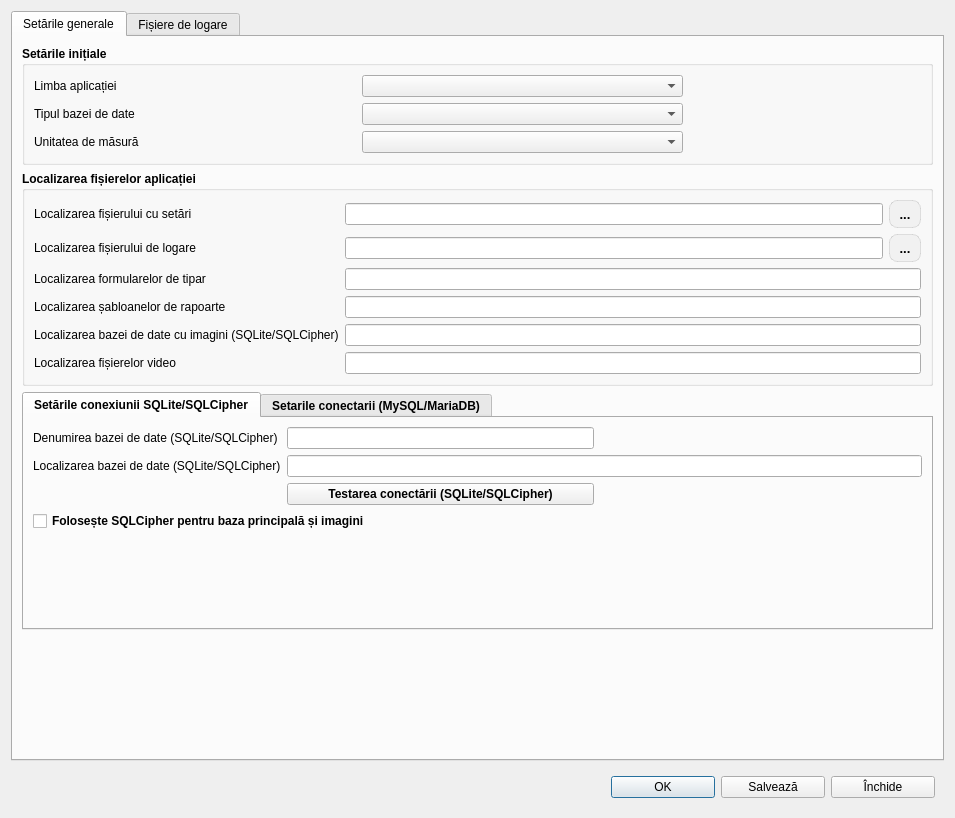
<?xml version="1.0" encoding="UTF-8"?>
<ui version="4.0">
 <class>AppSettings</class>
 <widget class="QDialog" name="AppSettings">
  <property name="geometry">
   <rect>
    <x>0</x>
    <y>0</y>
    <width>955</width>
    <height>818</height>
   </rect>
  </property>
  <property name="sizePolicy">
   <sizepolicy hsizetype="Expanding" vsizetype="Preferred">
    <horstretch>0</horstretch>
    <verstretch>0</verstretch>
   </sizepolicy>
  </property>
  <property name="font">
   <font>
    <family>Segoe UI</family>
   </font>
  </property>
  <property name="windowTitle">
   <string>Dialog</string>
  </property>
  <property name="windowIcon">
   <iconset resource="../../resources/resource.qrc">
    <normaloff>:/img/catalogs/settings.png</normaloff>:/img/catalogs/settings.png</iconset>
  </property>
  <layout class="QGridLayout" name="gridLayout_4">
   <item row="1" column="0">
    <widget class="QWidget" name="widget" native="true">
     <property name="sizePolicy">
      <sizepolicy hsizetype="Expanding" vsizetype="Preferred">
       <horstretch>0</horstretch>
       <verstretch>0</verstretch>
      </sizepolicy>
     </property>
     <layout class="QHBoxLayout" name="horizontalLayout">
      <item>
       <spacer name="horizontalSpacer_3">
        <property name="orientation">
         <enum>Qt::Orientation::Horizontal</enum>
        </property>
        <property name="sizeHint" stdset="0">
         <size>
          <width>40</width>
          <height>20</height>
         </size>
        </property>
       </spacer>
      </item>
      <item>
       <widget class="QPushButton" name="btnOK">
        <property name="minimumSize">
         <size>
          <width>104</width>
          <height>0</height>
         </size>
        </property>
        <property name="text">
         <string>OK</string>
        </property>
        <property name="icon">
         <iconset resource="../../resources/resource.qrc">
          <normaloff>:/img/btns/valide.png</normaloff>:/img/btns/valide.png</iconset>
        </property>
       </widget>
      </item>
      <item>
       <widget class="QPushButton" name="btnWrite">
        <property name="minimumSize">
         <size>
          <width>104</width>
          <height>0</height>
         </size>
        </property>
        <property name="text">
         <string>Salvează</string>
        </property>
        <property name="icon">
         <iconset resource="../../resources/resource.qrc">
          <normaloff>:/img/btns/save.png</normaloff>:/img/btns/save.png</iconset>
        </property>
       </widget>
      </item>
      <item>
       <widget class="QPushButton" name="btnCancel">
        <property name="minimumSize">
         <size>
          <width>104</width>
          <height>0</height>
         </size>
        </property>
        <property name="text">
         <string>Închide</string>
        </property>
        <property name="icon">
         <iconset resource="../../resources/resource.qrc">
          <normaloff>:/img/btns/close.png</normaloff>:/img/btns/close.png</iconset>
        </property>
       </widget>
      </item>
     </layout>
    </widget>
   </item>
   <item row="0" column="0">
    <widget class="QTabWidget" name="tabView">
     <property name="currentIndex">
      <number>0</number>
     </property>
     <widget class="QWidget" name="tabSettings">
      <attribute name="title">
       <string>Setările generale</string>
      </attribute>
      <layout class="QGridLayout" name="gridLayout_7">
       <item row="3" column="0">
        <spacer name="verticalSpacer">
         <property name="orientation">
          <enum>Qt::Orientation::Vertical</enum>
         </property>
         <property name="sizeHint" stdset="0">
          <size>
           <width>20</width>
           <height>40</height>
          </size>
         </property>
        </spacer>
       </item>
       <item row="0" column="0">
        <widget class="QGroupBox" name="groupBox">
         <property name="sizePolicy">
          <sizepolicy hsizetype="Expanding" vsizetype="Preferred">
           <horstretch>0</horstretch>
           <verstretch>0</verstretch>
          </sizepolicy>
         </property>
         <property name="font">
          <font>
           <family>Segoe UI</family>
           <bold>true</bold>
          </font>
         </property>
         <property name="title">
          <string>Setările inițiale</string>
         </property>
         <layout class="QGridLayout" name="gridLayout_2">
          <item row="1" column="1">
           <widget class="QComboBox" name="comboBoxTypeSQL">
            <property name="font">
             <font>
              <family>Segoe UI</family>
              <bold>false</bold>
             </font>
            </property>
           </widget>
          </item>
          <item row="1" column="0">
           <widget class="QLabel" name="label_2">
            <property name="font">
             <font>
              <family>Segoe UI</family>
              <bold>false</bold>
             </font>
            </property>
            <property name="text">
             <string>Tipul bazei de date</string>
            </property>
           </widget>
          </item>
          <item row="3" column="0">
           <widget class="QLabel" name="label_3">
            <property name="font">
             <font>
              <family>Segoe UI</family>
              <bold>false</bold>
             </font>
            </property>
            <property name="text">
             <string>Unitatea de măsură</string>
            </property>
           </widget>
          </item>
          <item row="1" column="2">
           <spacer name="horizontalSpacer">
            <property name="orientation">
             <enum>Qt::Orientation::Horizontal</enum>
            </property>
            <property name="sizeType">
             <enum>QSizePolicy::Policy::Minimum</enum>
            </property>
            <property name="sizeHint" stdset="0">
             <size>
              <width>238</width>
              <height>20</height>
             </size>
            </property>
           </spacer>
          </item>
          <item row="0" column="1">
           <widget class="QComboBox" name="comboBoxLangApp">
            <property name="font">
             <font>
              <family>Segoe UI</family>
              <bold>false</bold>
             </font>
            </property>
           </widget>
          </item>
          <item row="3" column="1">
           <widget class="QComboBox" name="comboBoxUnitMeasure">
            <property name="font">
             <font>
              <family>Segoe UI</family>
              <bold>false</bold>
             </font>
            </property>
           </widget>
          </item>
          <item row="0" column="0">
           <widget class="QLabel" name="label">
            <property name="font">
             <font>
              <family>Segoe UI</family>
              <bold>false</bold>
             </font>
            </property>
            <property name="text">
             <string>Limba aplicației</string>
            </property>
           </widget>
          </item>
         </layout>
        </widget>
       </item>
       <item row="1" column="0">
        <widget class="QGroupBox" name="Localizarea">
         <property name="sizePolicy">
          <sizepolicy hsizetype="Expanding" vsizetype="Preferred">
           <horstretch>0</horstretch>
           <verstretch>0</verstretch>
          </sizepolicy>
         </property>
         <property name="font">
          <font>
           <family>Segoe UI</family>
           <bold>true</bold>
          </font>
         </property>
         <property name="title">
          <string>Localizarea fișierelor aplicației</string>
         </property>
         <layout class="QGridLayout" name="gridLayout_5">
          <item row="3" column="2" colspan="2">
           <widget class="QLineEdit" name="txtPathReports">
            <property name="font">
             <font>
              <family>Segoe UI</family>
              <bold>false</bold>
             </font>
            </property>
            <property name="text">
             <string/>
            </property>
           </widget>
          </item>
          <item row="4" column="2" colspan="2">
           <widget class="QLineEdit" name="txtPathImage">
            <property name="font">
             <font>
              <family>Segoe UI</family>
              <bold>false</bold>
             </font>
            </property>
            <property name="clearButtonEnabled">
             <bool>true</bool>
            </property>
           </widget>
          </item>
          <item row="0" column="0">
           <widget class="QLabel" name="label_4">
            <property name="font">
             <font>
              <family>Segoe UI</family>
              <bold>false</bold>
             </font>
            </property>
            <property name="text">
             <string>Localizarea fișierului cu setări</string>
            </property>
           </widget>
          </item>
          <item row="2" column="2" colspan="2">
           <widget class="QLineEdit" name="txtPathTemplatesPrint">
            <property name="font">
             <font>
              <family>Segoe UI</family>
              <bold>false</bold>
             </font>
            </property>
           </widget>
          </item>
          <item row="2" column="0">
           <widget class="QLabel" name="label_14">
            <property name="font">
             <font>
              <family>Segoe UI</family>
              <bold>false</bold>
             </font>
            </property>
            <property name="text">
             <string>Localizarea formularelor de tipar</string>
            </property>
           </widget>
          </item>
          <item row="1" column="3">
           <widget class="QToolButton" name="btnOpenLog">
            <property name="styleSheet">
             <string notr="true">QToolButton
{
    border: 1px solid rgba(0, 0, 0, 0.1);
    border-radius: 8px;
    background-color: #f1f1f1;
    color: #000000;
    font-size: 13px;
    padding: 4px 4px;
}
QToolButton:hover
{
    background-color: #e0e0e0;
}
QToolButton:pressed
{
    background-color: #d0d0d0;
}</string>
            </property>
            <property name="text">
             <string>...</string>
            </property>
            <property name="icon">
             <iconset resource="../../resources/resource.qrc">
              <normaloff>:/img/catalogs/open_catalog.png</normaloff>:/img/catalogs/open_catalog.png</iconset>
            </property>
           </widget>
          </item>
          <item row="0" column="3">
           <widget class="QToolButton" name="btnOpenSettings">
            <property name="styleSheet">
             <string notr="true">QToolButton
{
    border: 1px solid rgba(0, 0, 0, 0.1);
    border-radius: 8px;
    background-color: #f1f1f1;
    color: #000000;
    font-size: 13px;
    padding: 4px 4px;
}
QToolButton:hover
{
    background-color: #e0e0e0;
}
QToolButton:pressed
{
    background-color: #d0d0d0;
}</string>
            </property>
            <property name="text">
             <string>...</string>
            </property>
            <property name="icon">
             <iconset resource="../../resources/resource.qrc">
              <normaloff>:/img/catalogs/open_catalog.png</normaloff>:/img/catalogs/open_catalog.png</iconset>
            </property>
           </widget>
          </item>
          <item row="1" column="0">
           <widget class="QLabel" name="label_6">
            <property name="font">
             <font>
              <family>Segoe UI</family>
              <bold>false</bold>
             </font>
            </property>
            <property name="text">
             <string>Localizarea fișierului de logare</string>
            </property>
           </widget>
          </item>
          <item row="3" column="0">
           <widget class="QLabel" name="label_15">
            <property name="font">
             <font>
              <family>Segoe UI</family>
              <bold>false</bold>
             </font>
            </property>
            <property name="text">
             <string>Localizarea șabloanelor de rapoarte</string>
            </property>
           </widget>
          </item>
          <item row="0" column="2">
           <widget class="QLineEdit" name="txtPathAppSettings">
            <property name="font">
             <font>
              <family>Segoe UI</family>
              <bold>false</bold>
             </font>
            </property>
            <property name="clearButtonEnabled">
             <bool>false</bool>
            </property>
           </widget>
          </item>
          <item row="4" column="0">
           <widget class="QLabel" name="label_5">
            <property name="font">
             <font>
              <family>Segoe UI</family>
              <bold>false</bold>
             </font>
            </property>
            <property name="text">
             <string>Localizarea bazei de date cu imagini (SQLite/SQLCipher)</string>
            </property>
           </widget>
          </item>
          <item row="1" column="2">
           <widget class="QLineEdit" name="txtPathLog">
            <property name="font">
             <font>
              <family>Segoe UI</family>
              <bold>false</bold>
             </font>
            </property>
            <property name="clearButtonEnabled">
             <bool>true</bool>
            </property>
           </widget>
          </item>
          <item row="5" column="2" colspan="2">
           <widget class="QLineEdit" name="txtPathVideo">
            <property name="font">
             <font>
              <family>Segoe UI</family>
              <bold>false</bold>
             </font>
            </property>
           </widget>
          </item>
          <item row="5" column="0">
           <widget class="QLabel" name="label_19">
            <property name="font">
             <font>
              <family>Segoe UI</family>
              <bold>false</bold>
             </font>
            </property>
            <property name="text">
             <string>Localizarea fișierelor video</string>
            </property>
           </widget>
          </item>
         </layout>
        </widget>
       </item>
       <item row="2" column="0">
        <widget class="QTabWidget" name="tabConnections">
         <property name="font">
          <font>
           <family>Segoe UI</family>
           <bold>true</bold>
          </font>
         </property>
         <property name="tabShape">
          <enum>QTabWidget::TabShape::Rounded</enum>
         </property>
         <property name="currentIndex">
          <number>0</number>
         </property>
         <property name="elideMode">
          <enum>Qt::TextElideMode::ElideNone</enum>
         </property>
         <widget class="QWidget" name="tabSqlite">
          <attribute name="title">
           <string>Setările conexiunii SQLite/SQLCipher</string>
          </attribute>
          <layout class="QGridLayout" name="gridLayout_3">
           <item row="3" column="0" colspan="3">
            <widget class="QCheckBox" name="sqliteEncrypted">
             <property name="text"><string>Folosește SQLCipher pentru baza principală și imagini</string></property>
             <property name="toolTip"><string>Cheia este solicitată la salvare sau pornire. Bazele SQLite existente nu sunt convertite automat.</string></property>
            </widget>
           </item>
           <item row="0" column="1">
            <widget class="QLineEdit" name="nameBaseSqlite">
             <property name="font">
              <font>
               <family>Segoe UI</family>
               <bold>false</bold>
              </font>
             </property>
             <property name="clearButtonEnabled">
              <bool>true</bool>
             </property>
            </widget>
           </item>
           <item row="1" column="1" colspan="2">
            <widget class="QLineEdit" name="txtPathBaseSQLITE">
             <property name="font">
              <font>
               <family>Segoe UI</family>
               <bold>false</bold>
              </font>
             </property>
             <property name="clearButtonEnabled">
              <bool>false</bool>
             </property>
            </widget>
           </item>
           <item row="4" column="1">
            <spacer name="verticalSpacer_2">
             <property name="orientation">
              <enum>Qt::Orientation::Vertical</enum>
             </property>
             <property name="sizeHint" stdset="0">
              <size>
               <width>20</width>
               <height>40</height>
              </size>
             </property>
            </spacer>
           </item>
           <item row="1" column="0">
            <widget class="QLabel" name="label_10">
             <property name="font">
              <font>
               <family>Segoe UI</family>
               <bold>false</bold>
              </font>
             </property>
             <property name="text">
              <string>Localizarea bazei de date (SQLite/SQLCipher)</string>
             </property>
            </widget>
           </item>
           <item row="2" column="2">
            <spacer name="horizontalSpacer_2">
             <property name="orientation">
              <enum>Qt::Orientation::Horizontal</enum>
             </property>
             <property name="sizeHint" stdset="0">
              <size>
               <width>322</width>
               <height>20</height>
              </size>
             </property>
            </spacer>
           </item>
           <item row="0" column="0">
            <widget class="QLabel" name="label_16">
             <property name="font">
              <font>
               <family>Segoe UI</family>
               <bold>false</bold>
              </font>
             </property>
             <property name="text">
              <string>Denumirea bazei de date (SQLite/SQLCipher)</string>
             </property>
            </widget>
           </item>
           <item row="2" column="1">
            <widget class="QPushButton" name="btnCreateNewBaseSqlite">
             <property name="text">
              <string>Testarea conectării (SQLite/SQLCipher)</string>
             </property>
            </widget>
           </item>
           <item row="0" column="2">
            <spacer name="horizontalSpacer_5">
             <property name="orientation">
              <enum>Qt::Orientation::Horizontal</enum>
             </property>
             <property name="sizeHint" stdset="0">
              <size>
               <width>40</width>
               <height>20</height>
              </size>
             </property>
            </spacer>
           </item>
          </layout>
         </widget>
         <widget class="QWidget" name="tabMySQL">
          <attribute name="title">
           <string>Setarile conectarii (MySQL/MariaDB)</string>
          </attribute>
          <layout class="QGridLayout" name="gridLayout">
           <item row="0" column="0">
            <widget class="QLabel" name="label_9">
             <property name="font">
              <font>
               <family>Segoe UI</family>
               <bold>false</bold>
              </font>
             </property>
             <property name="text">
              <string>Nume hostului</string>
             </property>
            </widget>
           </item>
           <item row="0" column="1">
            <widget class="QLineEdit" name="mySQLhost">
             <property name="enabled">
              <bool>true</bool>
             </property>
             <property name="font">
              <font>
               <family>Segoe UI</family>
               <bold>false</bold>
              </font>
             </property>
             <property name="clearButtonEnabled">
              <bool>true</bool>
             </property>
            </widget>
           </item>
           <item row="1" column="0">
            <widget class="QLabel" name="label_11">
             <property name="font">
              <font>
               <family>Segoe UI</family>
               <bold>false</bold>
              </font>
             </property>
             <property name="text">
              <string>Denumirea bazei de date</string>
             </property>
            </widget>
           </item>
           <item row="1" column="1">
            <widget class="QLineEdit" name="mySQLnameBase">
             <property name="font">
              <font>
               <family>Segoe UI</family>
               <bold>false</bold>
              </font>
             </property>
             <property name="clearButtonEnabled">
              <bool>true</bool>
             </property>
            </widget>
           </item>
           <item row="2" column="0">
            <widget class="QLabel" name="label_12">
             <property name="font">
              <font>
               <family>Segoe UI</family>
               <bold>false</bold>
              </font>
             </property>
             <property name="text">
              <string>Port pentru conectare la baza de date</string>
             </property>
            </widget>
           </item>
           <item row="2" column="1">
            <widget class="QLineEdit" name="mySQLport">
             <property name="font">
              <font>
               <family>Segoe UI</family>
               <bold>false</bold>
              </font>
             </property>
             <property name="clearButtonEnabled">
              <bool>true</bool>
             </property>
            </widget>
           </item>
           <item row="3" column="0">
            <widget class="QLabel" name="label_13">
             <property name="font">
              <font>
               <family>Segoe UI</family>
               <bold>false</bold>
              </font>
             </property>
             <property name="text">
              <string>Opțiunile suplimentare de conectare</string>
             </property>
            </widget>
           </item>
           <item row="3" column="1">
            <widget class="QLineEdit" name="mySQLoptionConnect">
             <property name="font">
              <font>
               <family>Segoe UI</family>
               <bold>false</bold>
              </font>
             </property>
             <property name="clearButtonEnabled">
              <bool>true</bool>
             </property>
            </widget>
           </item>
           <item row="4" column="0">
            <widget class="QLabel" name="label_7">
             <property name="font">
              <font>
               <family>Segoe UI</family>
               <bold>false</bold>
              </font>
             </property>
             <property name="text">
              <string>Utilizatorul (root)</string>
             </property>
            </widget>
           </item>
           <item row="4" column="1">
            <widget class="QLineEdit" name="mySQLuser">
             <property name="font">
              <font>
               <family>Segoe UI</family>
               <bold>false</bold>
              </font>
             </property>
             <property name="clearButtonEnabled">
              <bool>true</bool>
             </property>
            </widget>
           </item>
           <item row="5" column="0">
            <widget class="QLabel" name="label_8">
             <property name="font">
              <font>
               <family>Segoe UI</family>
               <bold>false</bold>
              </font>
             </property>
             <property name="text">
              <string>Parola</string>
             </property>
            </widget>
           </item>
           <item row="5" column="1">
            <widget class="QLineEdit" name="mySQLpasswdUser">
             <property name="font">
              <font>
               <family>Segoe UI</family>
               <bold>false</bold>
              </font>
             </property>
             <property name="echoMode">
              <enum>QLineEdit::EchoMode::Password</enum>
             </property>
             <property name="clearButtonEnabled">
              <bool>true</bool>
             </property>
            </widget>
           </item>
           <item row="6" column="1">
            <widget class="QPushButton" name="btnTestConnectionMySQL">
             <property name="text">
              <string>Testarea conectării (MySQL/MariaDB)</string>
             </property>
            </widget>
           </item>
           <item row="6" column="2">
            <spacer name="horizontalSpacer_4">
             <property name="orientation">
              <enum>Qt::Orientation::Horizontal</enum>
             </property>
             <property name="sizeHint" stdset="0">
              <size>
               <width>40</width>
               <height>20</height>
              </size>
             </property>
            </spacer>
           </item>
          </layout>
         </widget>
        </widget>
       </item>
      </layout>
     </widget>
     <widget class="QWidget" name="tabLogs">
      <attribute name="title">
       <string>Fișiere de logare</string>
      </attribute>
      <layout class="QGridLayout" name="gridLayout_6">
       <item row="1" column="1">
        <widget class="QLabel" name="label_17">
         <property name="font">
          <font>
           <family>Cantarell</family>
           <bold>true</bold>
          </font>
         </property>
         <property name="styleSheet">
          <string notr="true">color: rgb(193, 125, 17);</string>
         </property>
         <property name="text">
          <string>... de păstrat ultimele</string>
         </property>
        </widget>
       </item>
       <item row="1" column="2">
        <widget class="QSpinBox" name="numberLogFile"/>
       </item>
       <item row="1" column="3">
        <widget class="QLabel" name="label_18">
         <property name="font">
          <font>
           <family>Cantarell</family>
           <bold>true</bold>
          </font>
         </property>
         <property name="styleSheet">
          <string notr="true">color: rgb(193, 125, 17);</string>
         </property>
         <property name="text">
          <string>fișiere de logare</string>
         </property>
        </widget>
       </item>
       <item row="2" column="5">
        <spacer name="horizontalSpacer_7">
         <property name="orientation">
          <enum>Qt::Orientation::Horizontal</enum>
         </property>
         <property name="sizeHint" stdset="0">
          <size>
           <width>40</width>
           <height>20</height>
          </size>
         </property>
        </spacer>
       </item>
       <item row="2" column="6">
        <widget class="LogLevelButton" name="btnLogLevel">
         <property name="text">
          <string>Filtrează după nivel de logare</string>
         </property>
        </widget>
       </item>
       <item row="1" column="4" colspan="3">
        <spacer name="horizontalSpacer_6">
         <property name="orientation">
          <enum>Qt::Orientation::Horizontal</enum>
         </property>
         <property name="sizeHint" stdset="0">
          <size>
           <width>40</width>
           <height>20</height>
          </size>
         </property>
        </spacer>
       </item>
       <item row="3" column="0" colspan="7">
        <widget class="QSplitter" name="splitter">
         <property name="sizePolicy">
          <sizepolicy hsizetype="Expanding" vsizetype="Expanding">
           <horstretch>0</horstretch>
           <verstretch>0</verstretch>
          </sizepolicy>
         </property>
         <property name="orientation">
          <enum>Qt::Orientation::Vertical</enum>
         </property>
         <widget class="QTableView" name="tableViewLogs">
          <property name="enabled">
           <bool>true</bool>
          </property>
          <property name="sizePolicy">
           <sizepolicy hsizetype="Expanding" vsizetype="Expanding">
            <horstretch>0</horstretch>
            <verstretch>0</verstretch>
           </sizepolicy>
          </property>
          <property name="minimumSize">
           <size>
            <width>0</width>
            <height>0</height>
           </size>
          </property>
         </widget>
         <widget class="QTextBrowser" name="textLog">
          <property name="minimumSize">
           <size>
            <width>0</width>
            <height>0</height>
           </size>
          </property>
          <property name="maximumSize">
           <size>
            <width>16777215</width>
            <height>16777215</height>
           </size>
          </property>
          <property name="sizeIncrement">
           <size>
            <width>0</width>
            <height>0</height>
           </size>
          </property>
         </widget>
        </widget>
       </item>
      </layout>
     </widget>
    </widget>
   </item>
  </layout>
 </widget>
 <customwidgets>
  <customwidget>
   <class>LogLevelButton</class>
   <extends>QToolButton</extends>
   <header>ui/widgets/loglevelbutton.h</header>
  </customwidget>
 </customwidgets>
 <tabstops>
  <tabstop>comboBoxLangApp</tabstop>
  <tabstop>comboBoxTypeSQL</tabstop>
  <tabstop>comboBoxUnitMeasure</tabstop>
  <tabstop>txtPathAppSettings</tabstop>
  <tabstop>txtPathLog</tabstop>
  <tabstop>txtPathImage</tabstop>
  <tabstop>nameBaseSqlite</tabstop>
  <tabstop>txtPathBaseSQLITE</tabstop>
  <tabstop>btnCreateNewBaseSqlite</tabstop>
  <tabstop>mySQLhost</tabstop>
  <tabstop>mySQLnameBase</tabstop>
  <tabstop>mySQLport</tabstop>
  <tabstop>mySQLoptionConnect</tabstop>
  <tabstop>mySQLuser</tabstop>
  <tabstop>mySQLpasswdUser</tabstop>
  <tabstop>btnTestConnectionMySQL</tabstop>
  <tabstop>btnOK</tabstop>
  <tabstop>btnWrite</tabstop>
  <tabstop>btnCancel</tabstop>
  <tabstop>tabView</tabstop>
  <tabstop>tabConnections</tabstop>
 </tabstops>
 <resources>
  <include location="../../resources/resource.qrc"/>
 </resources>
 <connections/>
</ui>
